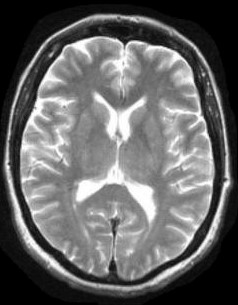
#> input picture T2/t22.jpg, 238 x 305 px, found by its file name
$ python 'DIP Project V4.0.py' T1/t12.jpg
#> lines starting #> are read from the running program, lines starting #| are printed output that depends on the picture; after the words box and inside, x2 and y2 are one past the last pixel; in counts of white or black regions, pixels touching at a corner belong together
import numpy
import cv2
import matplotlib.pyplot as plt
import sys, os

def skullRemover(imgIn):

    rows = imgIn.shape[0]
    columns = imgIn.shape[1]

    skullImg = numpy.zeros((rows, columns), dtype=numpy.uint8)

    for r in range(rows):
        for c in range(columns):
            if imgIn[r][c] != 0:
                skullImg[r][c] = 255
            else:
                skullImg[r][c] = 0

    imgOut = cv2.connectedComponents(skullImg)[1]

    for r in range(rows):
        for c in range(columns):
            if imgOut[r][c] == 1:
                imgIn[r][c] = 0

def imageLabeller(img,labelImg,   type):

    if type == 2:
        skullRemover(labelImg)

    rows = labelImg.shape[0]
    columns = labelImg.shape[1]

    cpf = numpy.zeros((rows, columns), dtype=numpy.uint8)
    whiteMatter = numpy.zeros((rows, columns), dtype=numpy.uint8)
    greyMatter = numpy.zeros((rows, columns), dtype=numpy.uint8)
    colorLabel = numpy.zeros((rows, columns, 3), dtype=numpy.uint8)
    for r in range(rows):
        for c in range(columns):

            if labelImg[r][c] == 3 and type == 2:
                cpf[r][c] = 255
                colorLabel[r][c][1] = 255
            elif labelImg[r][c] == 2 and type == 2:
                greyMatter[r][c] = 255
                colorLabel[r][c][2] = 255
            elif labelImg[r][c] == 1 and type == 2:
                whiteMatter[r][c] = 255
                colorLabel[r][c][0] = 255
            elif labelImg[r][c] == 1 and type == 1:
                cpf[r][c] = 255
                colorLabel[r][c][1] = 255
            elif labelImg[r][c] == 2 and type == 1:
                greyMatter[r][c] = 255
                colorLabel[r][c][2] = 255
            elif labelImg[r][c] == 3 and type == 1:
                whiteMatter[r][c] = 255
                colorLabel[r][c][0] = 255
            else:
                colorLabel[r][c][:] = img[r][c]


    plt.figure(1)
    plt.gray()
    plot = plt.subplot(231)
    plot.axis("off")
    plot.imshow(img)
    plot.set_title('Original Image')

    plot = plt.subplot(232)
    plot.axis("off")
    plot.imshow(cv2.cvtColor(colorLabel, cv2.COLOR_BGR2RGB))
    plot.set_title('Segmented Image')

    plot = plt.subplot(233)
    plot.axis("off")
    plot.imshow(cpf)
    plot.set_title('CPF Areas')

    plot = plt.subplot(234)
    plot.axis("off")
    plot.imshow(whiteMatter)
    plot.set_title('White Matter Areas')

    plot = plt.subplot(235)
    plot.axis("off")
    plot.imshow(greyMatter)
    plot.set_title('Grey Matter Areas')
    plt.show()
    return colorLabel


def kmeansClusters(img, k, type):

    if type == 1:
        img = cv2.equalizeHist(img)

    sections = k
    rows = img.shape[0]
    columns = img.shape[1]
    marks = numpy.zeros((1, sections), dtype=numpy.uint8)

    for k in range(0, sections):
        marks[0][k] = k * 255 / (sections - 1)

    sumMat = numpy.zeros((1, sections), dtype=numpy.int)
    countMat = numpy.zeros((1, sections), dtype=numpy.int)
    flag = 1
    while (flag):
        labelImg = numpy.zeros((rows, columns), dtype=numpy.uint8)
        temp = numpy.zeros((1, sections), dtype=numpy.uint8)

        for r in range(rows):
            for c in range(columns):
                for k in range(0, sections):
                    diff = int(img[r][c]) - int(marks[0][k])
                    temp[0][k] = abs(diff)
                pos = 0
                minVal = temp.min()
                for k in range(0, sections):
                    if temp[0][k] == minVal:
                        pos = k
                labelImg[r][c] = pos

                sumMat[0][labelImg[r][c]] = sumMat[0][labelImg[r][c]] + img[r][c]
                countMat[0][labelImg[r][c]] = countMat[0][labelImg[r][c]] + 1

        checkMat = numpy.zeros((1, sections), dtype=numpy.int)
        flagMat = numpy.zeros((1, sections), dtype=numpy.int)
        for k in range(sections):
            checkMat[0][k] = marks[0][k]
            marks[0][k] = round(sumMat[0][k] / countMat[0][k])
            if checkMat[0][k] == marks[0][k]:
                flagMat[0][k] = 0
            else:
                flagMat[0][k] = 1

        flag = numpy.amin(flagMat)

    return labelImg


def segmentImage(type):

    #test with other images as well by changing the image name, check the folders for available images
#> called with type = 2
    if type == 1:
        img = cv2.imread(os.path.dirname(os.path.abspath(sys.argv[0]))+ '\T1/t12.jpg', cv2.IMREAD_GRAYSCALE)
    elif type == 2:
        img = cv2.imread(os.path.dirname(os.path.abspath(sys.argv[0]))+ '\T2/t22.jpg', cv2.IMREAD_GRAYSCALE)
#> img is the input picture: shape (305, 238); min 0, max 255, mean 100.8
    else:
        print('Input Argument Should be 1 for T1 images and 2 for T2 images')
        return

    labelImg = kmeansClusters(img, 4, type)
#> after the loop in kmeansClusters, `while (flag):`:
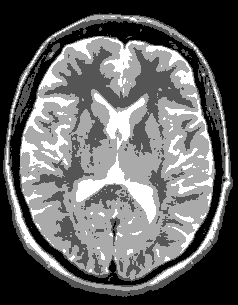
#> labelImg: shape (305, 238); min 0, max 3, mean 1.17; drawn with min black and max white
#> after the loop in kmeansClusters, `while (flag):`: countMat = [[78131, 43575, 75796, 20268]]; marks = [[13, 102, 156, 230]]; sumMat = [[1054608, 4427794, 11818589, 4657986]]

    labelImgClustered = imageLabeller(img, labelImg, type)
#> after the loop in skullRemover, `for r in range(rows):`:
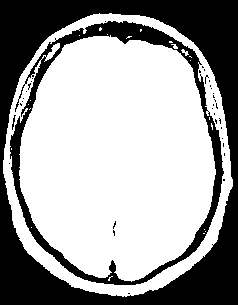
#> skullImg: shape (305, 238); 63% white; 36 black regions (33 under 20 px), largest, box (x1, y1, x2, y2) and area: (0, 0, 238, 305) 20680, (10, 21, 224, 285) 6012, (12, 115, 16, 130) 23
#> after the loop in imageLabeller, `for r in range(rows):`:
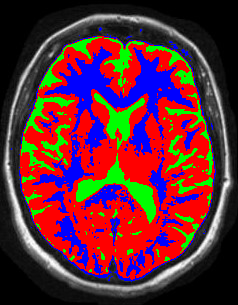
#> colorLabel: shape (305, 238, 3); mean of channels 0, 1, 2 53.4, 41.9, 95.6; drawn as B, G, R
#> after the loop in imageLabeller, `for r in range(rows):`:
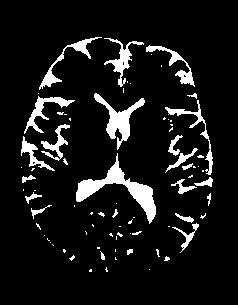
#> cpf: shape (305, 238); 8.9% white; 79 white regions (54 under 20 px), largest, box (x1, y1, x2, y2) and area: (76, 153, 156, 224) 1361, (94, 93, 145, 150) 812, (39, 37, 102, 90) 468
#> after the loop in imageLabeller, `for r in range(rows):`:
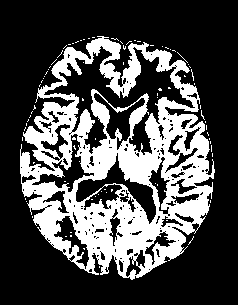
#> greyMatter: shape (305, 238); 29.9% white; 84 white regions (83 under 20 px), largest, box (x1, y1, x2, y2) and area: (20, 36, 215, 280) 21429
#> after the loop in imageLabeller, `for r in range(rows):`:
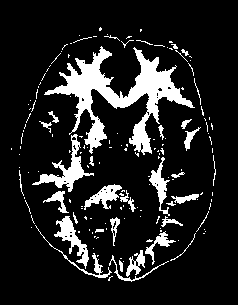
#> whiteMatter: shape (305, 238); 13.4% white; 156 white regions (122 under 20 px), largest, box (x1, y1, x2, y2) and area: (44, 46, 195, 155) 4695, (32, 134, 94, 192) 835, (54, 216, 89, 269) 583
#> in imageLabeller, `plt.show()`:
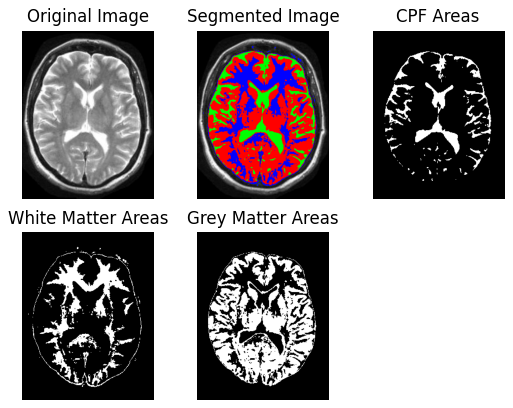
#> figure drawn by matplotlib, 5 panels

#Pass 1 to test on T1 images and 2 to test on T2 images
segmentImage(2)

$ run again, with T1/t11.jpg copied over T2/t22.jpg
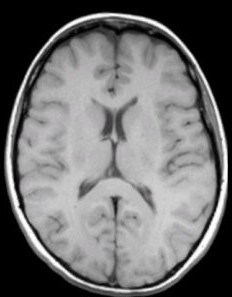
#> input picture T1/t11.jpg, 232 x 297 px, found by its file name
#> after the loop in kmeansClusters, `while (flag):`:
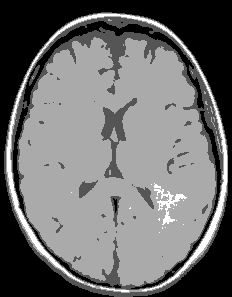
#> labelImg: shape (297, 232); min 0, max 3, mean 1.29; drawn with min black and max white
#> after the loop in kmeansClusters, `while (flag):`: countMat = [[42458, 17239, 73796, 4315]]; marks = [[4, 93, 171, 234]]; sumMat = [[170124, 1597430, 12635826, 1007998]]
#> after the loop in skullRemover, `for r in range(rows):`:
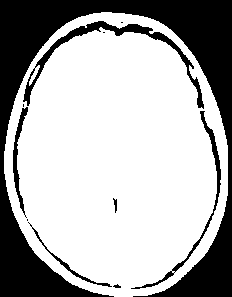
#> skullImg: shape (297, 232); 69% white; 11 black regions (4 under 20 px), largest, box (x1, y1, x2, y2) and area: (0, 0, 232, 297) 18304, (23, 21, 204, 109) 1582, (131, 111, 221, 289) 728
